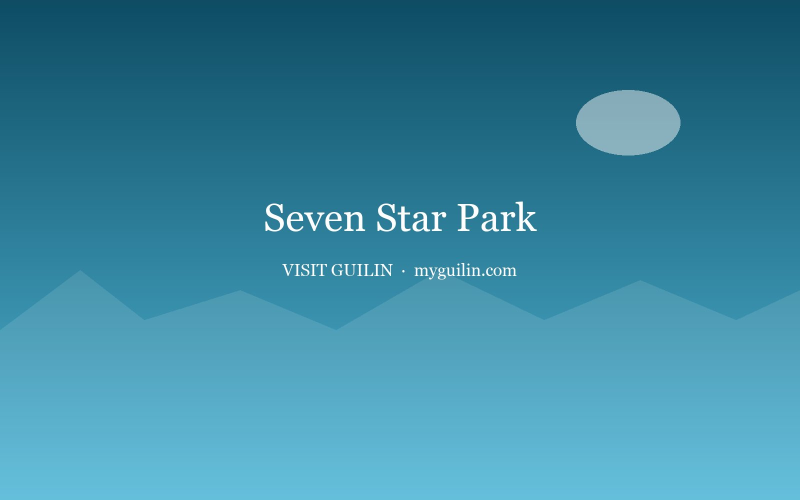
#> input picture images/attraction-sevenstar.jpg, 1600 x 1000 px (shown at 1/2 size); its folder holds only this picture in this run
$ python optimize-images.py
#> lines starting #> are read from the running program, lines starting #| are printed output that depends on the picture
#> in main, im is the input picture: PIL image 1600x1000 RGB; mean R, G, B 58.5, 135.9, 161.8
#!/usr/bin/env python3
"""
myguilin.com — SAFE image optimizer (reproducible build step)

Converts every images/*.jpg to WebP at the HIGHEST quality that is BOTH
smaller than the current on-disk asset AND perceptually indistinguishable
from the source (mean abs pixel diff < 4 on a 400px downscale ≈ invisible).

Safety guarantees (no regressions):
  - Never writes a WebP larger than the existing best on-disk asset.
  - Never writes a WebP with visible quality loss (diff >= 4 → keep original).
  - Does NOT emit unused -800 width variants (v3 HTML uses plain <img>, not srcset).
  - The original .jpg is kept as a fallback source.

Run from repo root:  python3 scripts/optimize-images.py
"""
import os
import glob
from PIL import Image, ImageChops

IMG_DIR = "images"
QUALITIES = [76, 72, 68]          # try high -> low; keep the SMALLEST that is smaller + indistinguishable (floor q68 for safety)
DIFF_OK = 4.0                       # perceptual diff threshold (~ invisible)


def perceptual_diff(a_path, b_path, max_dim=400):
    """Mean absolute per-channel pixel difference on a downscaled copy.
    ~0-3 == indistinguishable; 10+ == visibly different."""
#> called with a_path = 'images/attraction-sevenstar.jpg', b_path = 'images/attraction-sevenstar.tmp.webp', max_dim = 400
    a = Image.open(a_path).convert("RGB").resize((max_dim, max_dim), Image.LANCZOS)
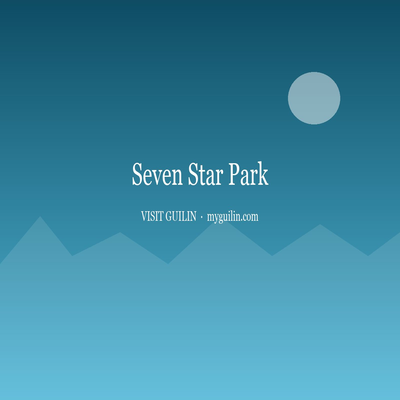
#> a: PIL image 400x400 RGB; mean R, G, B 58.5, 135.9, 161.8
    b = Image.open(b_path).convert("RGB").resize((max_dim, max_dim), Image.LANCZOS)
    diff = ImageChops.difference(a, b).histogram()
#> diff = 768 values, max 90859 at index 256, min 0 at index 17, mean 625
    total = count = 0
    for ch in range(3):
        for value, c in enumerate(diff[ch * 256:(ch + 1) * 256]):
            total += value * c
            count += c
    return total / count if count else 0.0


def main():
    jpgs = sorted(glob.glob(os.path.join(IMG_DIR, "*.jpg")))
    total_before = total_after = 0
    print(f"{'file':32} {'before':>8} {'after':>8} {'saved':>7} {'diff':>6}  action")
    print("-" * 78)
    for f in jpgs:
        stem = os.path.splitext(f)[0]
        webp_path = stem + ".webp"
        im = Image.open(f).convert("RGB")
        best_size = os.path.getsize(webp_path) if os.path.exists(webp_path) else os.path.getsize(f)
        cands = []
        for q in QUALITIES:
            tmp = stem + ".tmp.webp"
            im.save(tmp, "WEBP", quality=q, method=6)
            sz = os.path.getsize(tmp)
            d = perceptual_diff(f, tmp)
            os.remove(tmp)
            if d < DIFF_OK and sz < best_size:
                cands.append((sz, q, d))
        chosen = (min(cands)[1], min(cands)[0], min(cands)[2]) if cands else None
        total_before += best_size
        if chosen:
            im.save(webp_path, "WEBP", quality=chosen[0], method=6)
            after = os.path.getsize(webp_path)
            total_after += after
            print(f"{os.path.basename(f):32} {best_size:8d} {after:8d} "
                  f"{100 * (1 - after / best_size):6.1f}% {chosen[2]:6.2f}  webp q{chosen[0]}")
        else:
            total_after += best_size
            print(f"{os.path.basename(f):32} {best_size:8d} {best_size:8d} "
                  f"{'--':>7} {'--':>6}  keep existing (no safe win)")
    print("-" * 78)
    print(f"TOTAL referenced-best  before={total_before / 1024:.1f}KB  "
          f"after={total_after / 1024:.1f}KB  saved={100 * (1 - total_after / total_before):.1f}%")


if __name__ == "__main__":
    main()

$ run again, on images/exp-longji.jpg
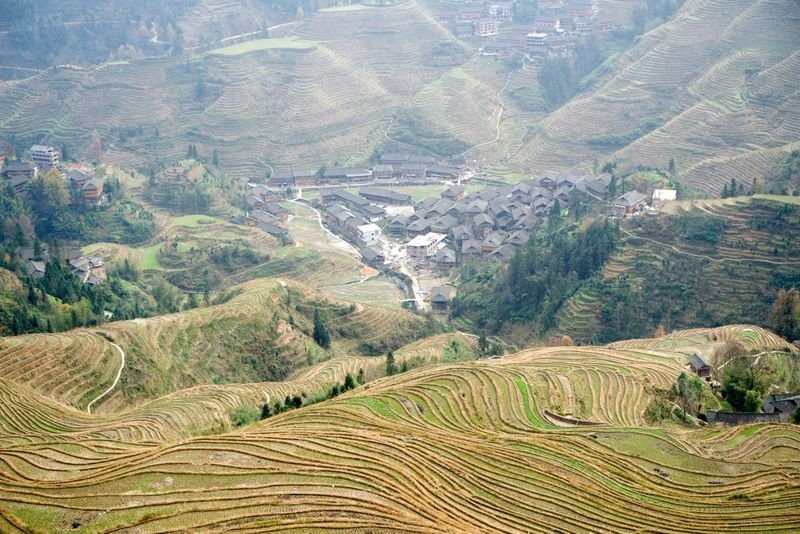
#> input picture images/exp-longji.jpg, 800 x 534 px
#> in main, im is the input picture: PIL image 800x534 RGB; mean R, G, B 150.6, 152, 135
#> in perceptual_diff, `a = Image.open(a_path).convert("RGB").resize((max_dim, max_dim), Image..`:
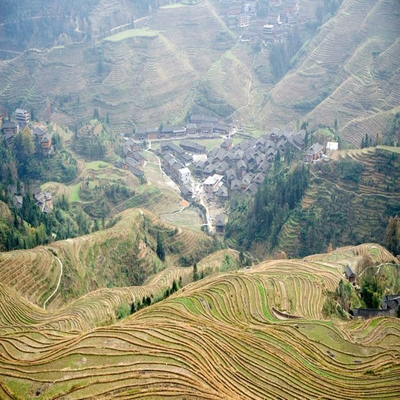
#> a: PIL image 400x400 RGB; mean R, G, B 150.6, 152, 135
#> diff = 768 values, max 44323 at index 257, min 0 at index 21, mean 625
